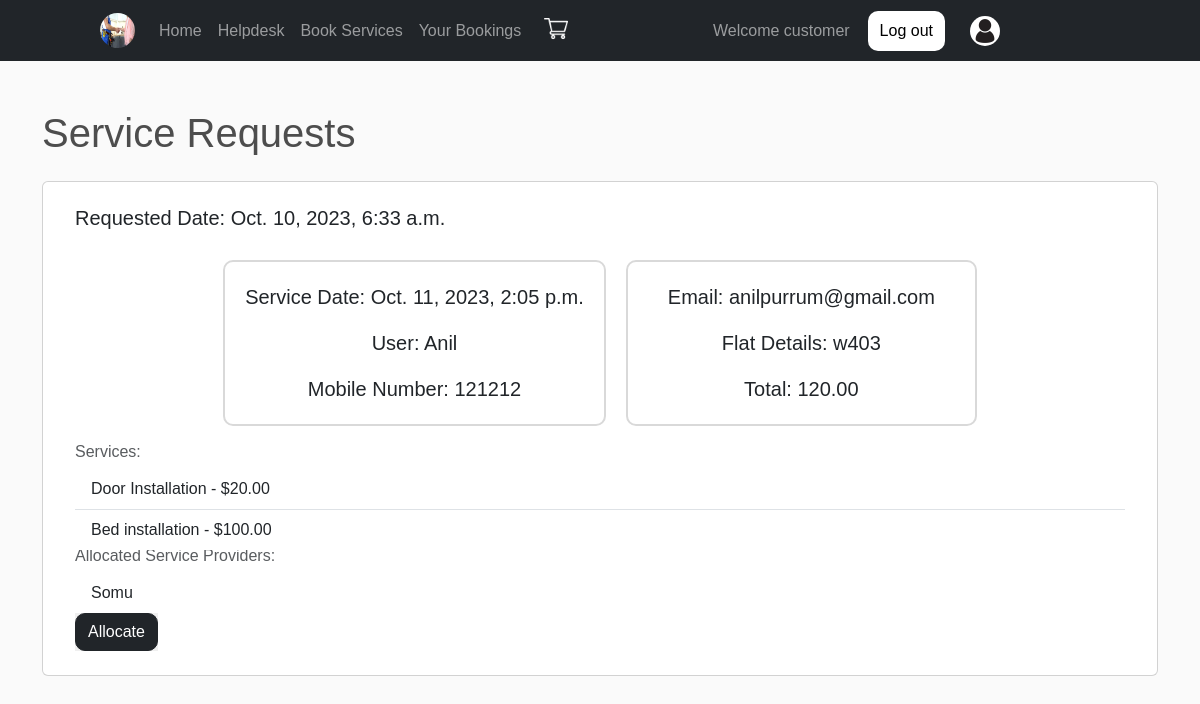
Screenshot of /service_requests/ (signed in) with the database file from the repository.
### SMSApp/models.py (models this page shows, shortened)
class Order(models.Model):
    STATUS_CHOICES = [
        ('Pending', 'Pending'),
        ('Completed','Completed'),
        ('Cancelled', 'Cancelled'),
    ]
    user = models.ForeignKey(User, on_delete=models.CASCADE)
    address = models.ForeignKey(Address, on_delete=models.CASCADE)
    order_date = models.DateTimeField(auto_now_add=True)
    delivery_date = models.DateTimeField()
    products = models.ManyToManyField(Product)
    status = models.CharField(max_length=20, choices=STATUS_CHOICES, default='Pending')
    total_amount = models.DecimalField(max_digits=10, decimal_places=2, default=0.00)

class User(AbstractUser):
    c=[
        ('customer','customer'),
        ('Service provider','Service provider'),
    ]
    mble = models.CharField(max_length=10,null=True,blank=True)
    role_type=models.CharField(choices=c,default='customer',max_length=30)

class Address(models.Model):
    user = models.ForeignKey(User, on_delete=models.CASCADE)
    flat_address = models.CharField(max_length=100)

class Product(models.Model):
    category = [
        ('0', 'Eletric Service'),
        ('1', 'AC Service'),
        ('2','None'),
        ('3','Carpentering'),
    ]
    name = models.CharField(max_length=200)
    price = models.DecimalField(max_digits=5, decimal_places=2)
    image = models.ImageField(upload_to='static/images/',null=True, blank=True)
    category_type = models.CharField(choices=category, default="2", max_length=25)

class AllocatedOrder(models.Model):
    service_provider=models.ForeignKey(Service,on_delete=models.CASCADE)
    order = models.ForeignKey(Order,on_delete=models.CASCADE)
    chosen_datetime=models.DateTimeField(null=True,blank=True)

class Service(models.Model):
    c=[
        ('Electrician','Electrician'),
        ('AC Technician','AC Technician'),
        ('Carpenter','Carpenter'),
        ('None','None'),
      ]
    user=models.ForeignKey(User,on_delete=models.CASCADE)
    experience = models.PositiveIntegerField(default=0)
    field_type = models.CharField(choices=c,default='None',max_length=30)
    form = models.ImageField(upload_to='static/images/',null=True, blank=True)
    is_approved = models.BooleanField(default=False)

### SMSApp/views.py (the view)
# urls.py: path('service_requests/',service_requests,name='service_requests'),
def service_requests(request):
    service_requests=Order.objects.filter(status='Pending')
    return render(request,'html/service_requests.html',{'service_requests':service_requests})

### templates/html/service_requests.html (shortened to what this page needs)
{% extends 'html/base.html' %}
{% load static %}
{% block content %}
<div class="container mt-5">
    <h1>Service Requests</h1>
    <div class="card mt-4">
        <div class="card-body">
            {% if service_requests %}
                <ul class="list-group list-group-flush">
                    {% for order in service_requests %}
                        <li class="list-group-item">
                            <h5 class="card-title">Requested Date: {{ order.order_date }}</h5>
                            <div style="display: flex;flex-direction: row; justify-content: center;align-items: center;margin-top: 30px; margin-bottom: 20px;">
                                <div style="border: 2px solid #d9d9d9; border-radius: 10px;padding: 20px;margin-right: 20px;">
                                    <p class="card-text">Service Date: {{ order.delivery_date }}</p>
                                    <p class="card-text">User: {{ order.user.username }}</p>
                                    <p class="card-text">Mobile Number: {{ order.user.mble}}</p>
                                </div>
                                <div style="border: 2px solid #d9d9d9; border-radius: 10px;padding: 20px 40px 20px 40px;">
                                    <p class="card-text">Email: {{ order.user.email }}</p>
                                    <p class="card-text">Flat Details: {{ order.address.flat_address }}</p>
                                    <p class="card-text">Total: {{ order.total_amount }}</p>
                                </div>
                            </div>
                            <h6 class="card-subtitle mb-2 text-muted">Services:</h6>
                            <ul class="list-group list-group-flush">
                                {% for product in order.products.all %}
                                    <li class="list-group-item">
                                        {{ product.name }} - ${{ product.price }}
                                    </li>
                                {% endfor %}
                            </ul>
                            {% if order.allocatedorder_set.exists %}
                                <h6 class="card-subtitle mb-2 text-muted">Allocated Service Providers:</h6>
                                <ul class="list-group list-group-flush">
                                    {% for allocated_provider in order.allocatedorder_set.all %}
                                        <li class="list-group-item">
                                            {{ allocated_provider.service_provider.user.username }}
                                        </li>
                                    {% endfor %}
                                </ul>
                            {% endif %}
                            <button type="button"  data-toggle="modal"  data-target="#allocateModal{{ order.id }}" style="border-style: none;">
                              <a href="{% url 'allocate_order' order.id %}" class="btn btn-dark" style="border-radius: 10px;"> Allocate</a>
                            </button>
                        </li>
                    {% endfor %}
                </ul>
            {% else %}
                <p>No service requests found.</p>
            {% endif %}
        </div>
    </div>
</div>
{% endblock %}

### templates/html/base.html (style rules this page uses)
* { margin: 0; padding: 0; font-family: sans-serif; scroll-behavior: smooth; }
.card-body p { font-size: 20px; text-align: center; }
body { background-color: hsl(0, 0%, 98%); }
h1,h2,h3,h4,h5,h6 { color:hsl(0, 0%, 30%); }
.btn { border-radius: 0; }

### rows the page displays
Order: order_date "Oct. 10, 2023, 6:33 a.m.", delivery_date "Oct. 11, 2023, 2:05 p.m.", user.username "Anil", user.mble "121212", user.email "anilpurrum@gmail.com", address.flat_address "w403", total_amount "120.00"
Product: name "Door Installation", price "20.00"
Product: name "Bed installation", price "100.00"
AllocatedOrder: service_provider.user.username "Somu"
